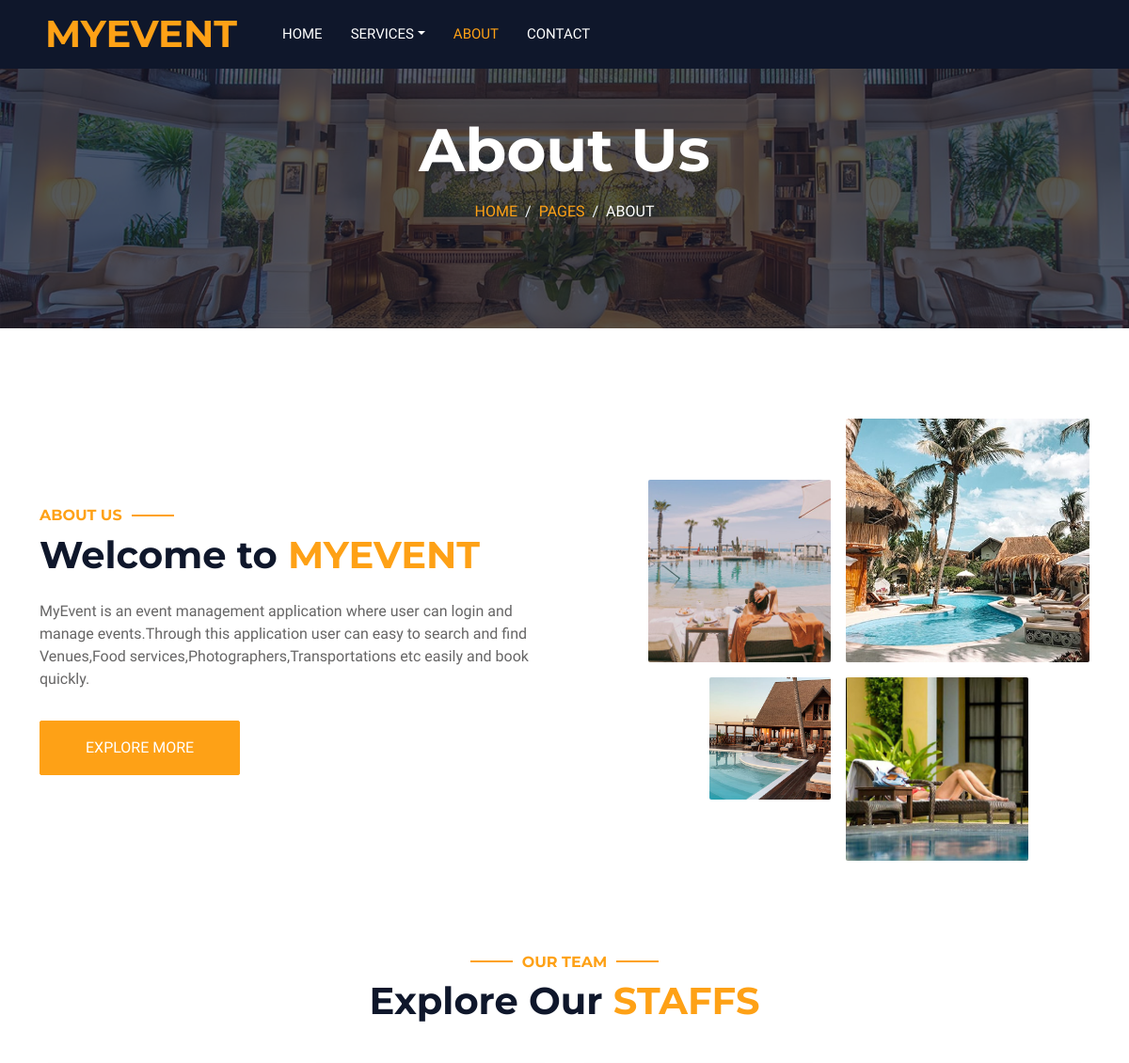
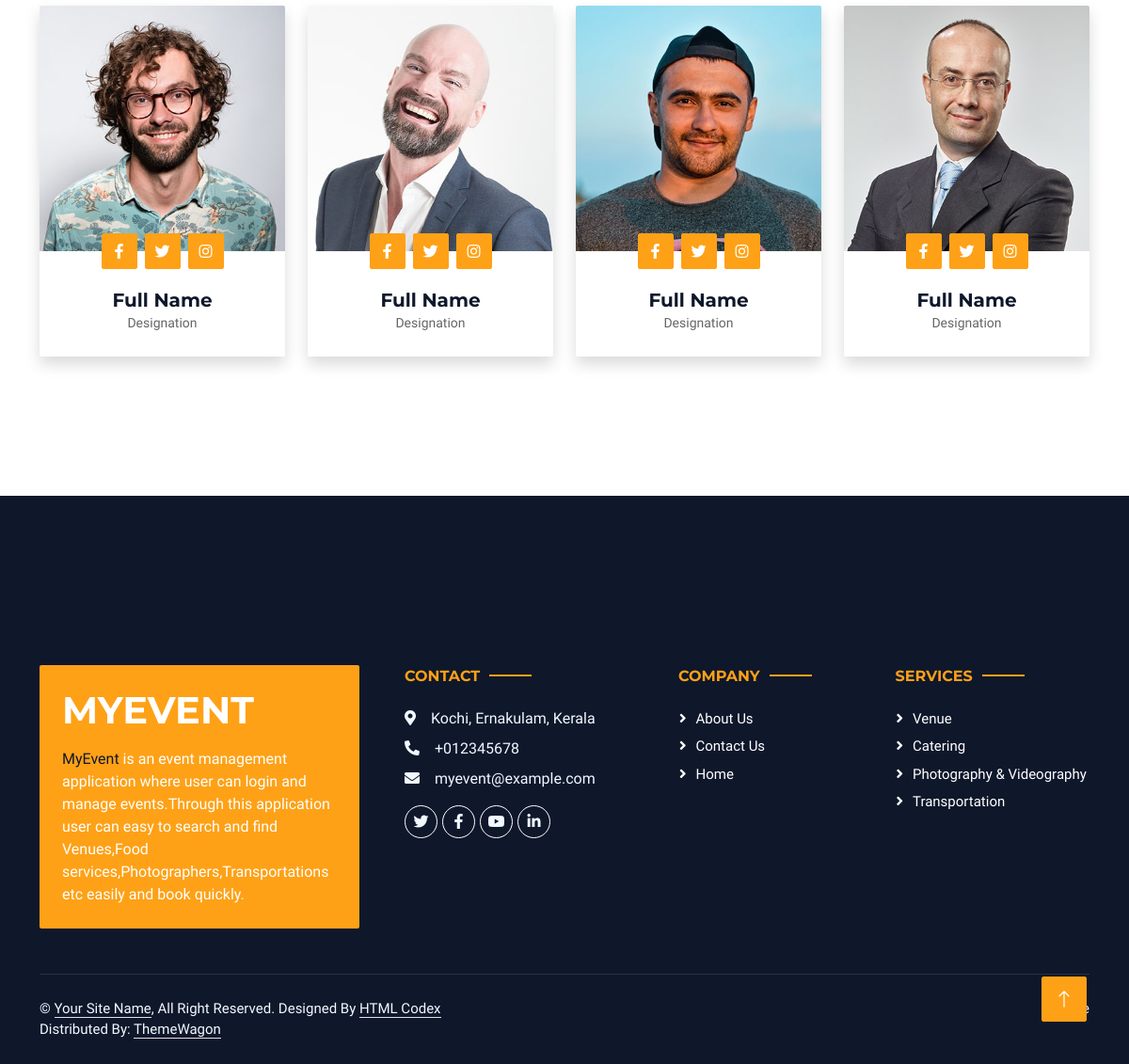
The page /about/ on the database its author committed (2 pictures, top to bottom).
### adminapp/models.py (models this page shows, shortened)
class Category(models.Model):
    name=models.CharField(max_length=50)
    description=models.TextField(max_length=500)
    logo=models.ImageField(upload_to="category_logo")

### userapp/views.py (the view)
# urls.py: path('about/',views.about,name="about"),
def about(req):
    data = Category.objects.all()
    return render(req,"aboutus.html",{"data":data})

### userapp/templates/aboutus.html (shortened to what this page needs)
<!DOCTYPE html>
{% load static %}
<html lang="en">
<head>
    <link href="https://cdnjs.cloudflare.com/ajax/libs/font-awesome/5.10.0/css/all.min.css" rel="stylesheet">
    <link href="https://cdn.jsdelivr.net/npm/bootstrap-icons@1.4.1/font/bootstrap-icons.css" rel="stylesheet">
    <link href="{% static 'new/lib/animate/animate.min.css' %}" rel="stylesheet">
    <link href="{% static 'new/lib/owlcarousel/assets/owl.carousel.min.css' %}" rel="stylesheet">
    <link href="{% static 'new/lib/tempusdominus/css/tempusdominus-bootstrap-4.min.css' %}" rel="stylesheet" />
    <link href="{% static 'new/css/bootstrap.min.css' %}" rel="stylesheet">
    <link href="{% static 'new/css/style.css' %}" rel="stylesheet">
</head>
<body>
    <div class="container-xxl bg-white p-0">
        <div class="container-fluid bg-dark px-0">
            <div class="row gx-0">
                <div class="col-lg-3 bg-dark d-none d-lg-block">
                    <a href="index.html" class="navbar-brand w-100 h-100 m-0 p-0 d-flex align-items-center justify-content-center">
                        <h1 class="m-0 text-primary text-uppercase">MyEvent</h1>
                    </a>
                </div>
                <div class="col-lg-9">
                    <nav class="navbar navbar-expand-lg bg-dark navbar-dark p-3 p-lg-0">
                        <div class="collapse navbar-collapse justify-content-between" id="navbarCollapse">
                            <div class="navbar-nav mr-auto py-0">
                                <a href="{% url 'home' %}" class="nav-item nav-link">Home</a>
                                <div class="nav-item dropdown">
                                    <a href="#" class="nav-link dropdown-toggle" data-bs-toggle="dropdown">Services</a>
                                </div>
                                <a href="{% url 'about' %}" class="nav-item nav-link active">About</a>
                                <a href="{% url 'contactUs' %}" class="nav-item nav-link">Contact</a>
                            </div>
                        </div>
                    </nav>
                </div>
            </div>
        </div>
        <div class="container-fluid page-header mb-5 p-0" style="background-image: url({% static 'new/img/carousel-1.jpg' %});">
            <div class="container-fluid page-header-inner py-5">
                <div class="container text-center pb-5">
                    <h1 class="display-3 text-white mb-3 animated slideInDown">About Us</h1>
                    <nav aria-label="breadcrumb">
                        <ol class="breadcrumb justify-content-center text-uppercase">
                            <li class="breadcrumb-item"><a href="#">Home</a></li>
                            <li class="breadcrumb-item"><a href="#">Pages</a></li>
                            <li class="breadcrumb-item text-white active" aria-current="page">About</li>
                        </ol>
                    </nav>
                </div>
            </div>
        </div>
        <div class="container-xxl py-5">
            <div class="container">
                <div class="row g-5 align-items-center">
                    <div class="col-lg-6">
                        <h6 class="section-title text-start text-primary text-uppercase">About Us</h6>
                        <h1 class="mb-4">Welcome to <span class="text-primary text-uppercase">MyEvent</span></h1>
                        <p class="mb-4">MyEvent is an event management application where user can login and manage events.Through this application user can easy to search and find Venues,Food services,Photographers,Transportations etc easily and book quickly.</p>
                        <a class="btn btn-primary py-3 px-5 mt-2" href="">Explore More</a>
                    </div>
                    <div class="col-lg-6">
                        <div class="row g-3">
                            <div class="col-6 text-end">
                                <img class="img-fluid rounded w-75 wow zoomIn" data-wow-delay="0.1s" src="{% static 'new/img/about-1.jpg' %}" style="margin-top: 25%;">
                            </div>
                            <div class="col-6 text-start">
                                <img class="img-fluid rounded w-100 wow zoomIn" data-wow-delay="0.3s" src="{% static 'new/img/about-2.jpg' %}">
                            </div>
                            <div class="col-6 text-end">
                                <img class="img-fluid rounded w-50 wow zoomIn" data-wow-delay="0.5s" src="{% static 'new/img/about-3.jpg' %}">
                            </div>
                            <div class="col-6 text-start">
                                <img class="img-fluid rounded w-75 wow zoomIn" data-wow-delay="0.7s" src="{% static 'new/img/about-4.jpg' %}">
                            </div>
                        </div>
                    </div>
                </div>
            </div>
        </div>
        <div class="container-xxl py-5">
            <div class="container">
                <div class="text-center wow fadeInUp" data-wow-delay="0.1s">
                    <h6 class="section-title text-center text-primary text-uppercase">Our Team</h6>
                    <h1 class="mb-5">Explore Our <span class="text-primary text-uppercase">Staffs</span></h1>
                </div>
                <div class="row g-4">
                    <div class="col-lg-3 col-md-6 wow fadeInUp" data-wow-delay="0.1s">
                        <div class="rounded shadow overflow-hidden">
                            <div class="position-relative">
                                <img class="img-fluid" src="{% static 'new/img/team-1.jpg' %}" alt="">
                                <div class="position-absolute start-50 top-100 translate-middle d-flex align-items-center">
                                    <a class="btn btn-square btn-primary mx-1" href=""><i class="fab fa-facebook-f"></i></a>
                                    <a class="btn btn-square btn-primary mx-1" href=""><i class="fab fa-twitter"></i></a>
                                    <a class="btn btn-square btn-primary mx-1" href=""><i class="fab fa-instagram"></i></a>
                                </div>
                            </div>
                            <div class="text-center p-4 mt-3">
                                <h5 class="fw-bold mb-0">Full Name</h5>
                                <small>Designation</small>
                            </div>
                        </div>
                    </div>
                    <div class="col-lg-3 col-md-6 wow fadeInUp" data-wow-delay="0.3s">
                        <div class="rounded shadow overflow-hidden">
                            <div class="position-relative">
                                <img class="img-fluid" src="{% static 'new/img/team-2.jpg' %}" alt="">
                                <div class="position-absolute start-50 top-100 translate-middle d-flex align-items-center">
                                    <a class="btn btn-square btn-primary mx-1" href=""><i class="fab fa-facebook-f"></i></a>
                                    <a class="btn btn-square btn-primary mx-1" href=""><i class="fab fa-twitter"></i></a>
                                    <a class="btn btn-square btn-primary mx-1" href=""><i class="fab fa-instagram"></i></a>
                                </div>
                            </div>
                            <div class="text-center p-4 mt-3">
                                <h5 class="fw-bold mb-0">Full Name</h5>
                                <small>Designation</small>
                            </div>
                        </div>
                    </div>
                    <div class="col-lg-3 col-md-6 wow fadeInUp" data-wow-delay="0.5s">
                        <div class="rounded shadow overflow-hidden">
                            <div class="position-relative">
                                <img class="img-fluid" src="{% static 'new/img/team-3.jpg' %}" alt="">
                                <div class="position-absolute start-50 top-100 translate-middle d-flex align-items-center">
                                    <a class="btn btn-square btn-primary mx-1" href=""><i class="fab fa-facebook-f"></i></a>
                                    <a class="btn btn-square btn-primary mx-1" href=""><i class="fab fa-twitter"></i></a>
                                    <a class="btn btn-square btn-primary mx-1" href=""><i class="fab fa-instagram"></i></a>
                                </div>
                            </div>
                            <div class="text-center p-4 mt-3">
                                <h5 class="fw-bold mb-0">Full Name</h5>
                                <small>Designation</small>
                            </div>
                        </div>
                    </div>
                    <div class="col-lg-3 col-md-6 wow fadeInUp" data-wow-delay="0.7s">
                        <div class="rounded shadow overflow-hidden">
                            <div class="position-relative">
                                <img class="img-fluid" src="{% static 'new/img/team-4.jpg' %}" alt="">
                                <div class="position-absolute start-50 top-100 translate-middle d-flex align-items-center">
                                    <a class="btn btn-square btn-primary mx-1" href=""><i class="fab fa-facebook-f"></i></a>
                                    <a class="btn btn-square btn-primary mx-1" href=""><i class="fab fa-twitter"></i></a>
                                    <a class="btn btn-square btn-primary mx-1" href=""><i class="fab fa-instagram"></i></a>
                                </div>
                            </div>
                            <div class="text-center p-4 mt-3">
                                <h5 class="fw-bold mb-0">Full Name</h5>
                                <small>Designation</small>
                            </div>
                        </div>
                    </div>
                </div>
            </div>
        </div>
        <div class="container-fluid bg-dark text-light footer wow fadeIn" data-wow-delay="0.1s" style="margin-top:100px;">
            <div class="container pb-5">
                <div class="row g-5">
                    <div class="col-md-6 col-lg-4">
                        <div class="bg-primary rounded p-4">
                            <a href="index.html"><h1 class="text-white text-uppercase mb-3">MyEvent</h1></a>
                            <p class="text-white mb-0">
								 <a class="text-dark fw-medium" href="">MyEvent</a>  is an event management application where user can login and manage events.Through this application user can easy to search and find  Venues,Food services,Photographers,Transportations etc easily and book quickly.
							</p>
                        </div>
                    </div>
                    <div class="col-md-6 col-lg-3">
                        <h6 class="section-title text-start text-primary text-uppercase mb-4">Contact</h6>
                        <p class="mb-2"><i class="fa fa-map-marker-alt me-3"></i>Kochi, Ernakulam, Kerala</p>
                        <p class="mb-2"><i class="fa fa-phone-alt me-3"></i>+012345678</p>
                        <p class="mb-2"><i class="fa fa-envelope me-3"></i>myevent@example.com</p>
                        <div class="d-flex pt-2">
                            <a class="btn btn-outline-light btn-social" href=""><i class="fab fa-twitter"></i></a>
                            <a class="btn btn-outline-light btn-social" href=""><i class="fab fa-facebook-f"></i></a>
                            <a class="btn btn-outline-light btn-social" href=""><i class="fab fa-youtube"></i></a>
                            <a class="btn btn-outline-light btn-social" href=""><i class="fab fa-linkedin-in"></i></a>
                        </div>
                    </div>
                    <div class="col-lg-5 col-md-12">
                        <div class="row gy-5 g-4">
                            <div class="col-md-6">
                                <h6 class="section-title text-start text-primary text-uppercase mb-4">Company</h6>
                                <a class="btn btn-link" href="{% url 'about' %}">About Us</a>
                                <a class="btn btn-link" href="{% url 'contactUs' %}">Contact Us</a>
                                <a class="btn btn-link" href="{% url 'home' %}">Home</a>
                            </div>
                            <div class="col-md-6">
                                <h6 class="section-title text-start text-primary text-uppercase mb-4">Services</h6>
                                {% for i in data  %}
                                <a class="btn btn-link" href="{% url 'service' ser_name=i.name %}">{{i.name}}</a>
                                {% endfor %}
                            </div>
                        </div>
                    </div>
                </div>
            </div>
            <div class="container">
                <div class="copyright">
                    <div class="row">
                        <div class="col-md-6 text-center text-md-start mb-3 mb-md-0">
                            &copy; <a class="border-bottom" href="#">Your Site Name</a>, All Right Reserved.
							Designed By <a class="border-bottom" href="https://htmlcodex.com">HTML Codex</a>
                            <br>Distributed By: <a class="border-bottom" href="https://themewagon.com" target="_blank">ThemeWagon</a>
                        </div>
                        <div class="col-md-6 text-center text-md-end">
                            <div class="footer-menu">
                                <a href="{% url 'home' %}">Home</a>
                            </div>
                        </div>
                    </div>
                </div>
            </div>
        </div>
        <a href="#" class="btn btn-lg btn-primary btn-lg-square back-to-top"><i class="bi bi-arrow-up"></i></a>
    </div>
</body>
</html>

### rows shown on the page
Category: name "Venue"
Category: name "Catering"
Category: name "Photography & Videography"
Category: name "Transportation"
